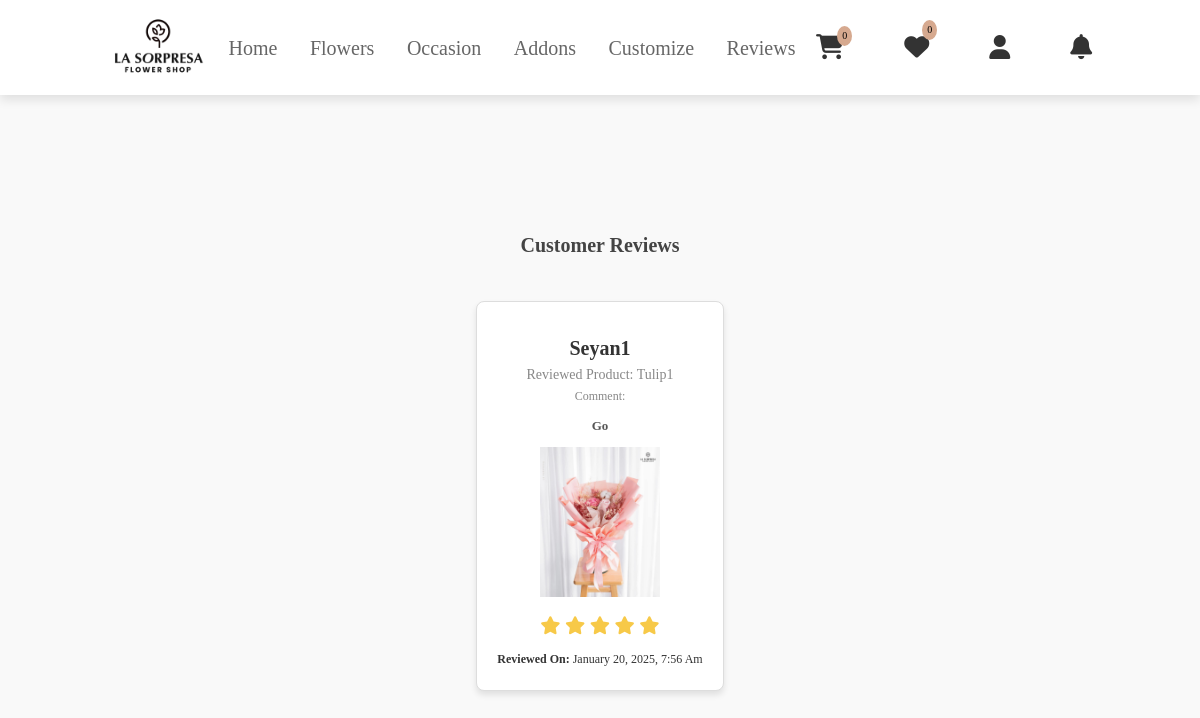
Screenshot of /users/review.php with the database file from the repository.
### tables this page shows
CREATE TABLE `reviews` (
  `review_id` int(11) NOT NULL,
  `order_id` int(11) NOT NULL,
  `product_id` int(11) NOT NULL,
  `review` text DEFAULT NULL,
  `rating` int(11) DEFAULT NULL CHECK (`rating` between 1 and 5),
  `created_at` timestamp NOT NULL DEFAULT current_timestamp(),
  `customer_id` int(11) NOT NULL
);

CREATE TABLE `customer` (
  `cust_id` int(11) NOT NULL,
  `cust_name` varchar(255) NOT NULL,
  `cust_email` varchar(255) NOT NULL,
  `cust_phone` varchar(15) NOT NULL,
  `cust_address` text NOT NULL,
  `cust_city` varchar(255) NOT NULL,
  `cust_zip` varchar(10) NOT NULL,
  `cust_s_name` varchar(255) DEFAULT NULL,
  `cust_s_phone` varchar(15) DEFAULT NULL,
  `cust_s_address` text DEFAULT NULL,
  `cust_s_city` varchar(255) DEFAULT NULL,
  `cust_s_zip` varchar(10) DEFAULT NULL,
  `cust_password` varchar(255) NOT NULL,
  `cust_datetime` datetime DEFAULT current_timestamp(),
  `cust_timestamp` timestamp NOT NULL DEFAULT current_timestamp() ON UPDATE current_timestamp(),
  `cust_status` enum('active','inactive','suspended') DEFAULT 'active'
);

CREATE TABLE `product` (
  `p_id` int(11) NOT NULL,
  `name` varchar(255) NOT NULL,
  `old_price` varchar(10) NOT NULL,
  `current_price` varchar(10) NOT NULL,
  `quantity` int(10) NOT NULL,
  `featured_photo` varchar(255) NOT NULL,
  `description` text NOT NULL,
  `short_description` text NOT NULL,
  `feature` text NOT NULL,
  `other_photo` text NOT NULL,
  `condition` text NOT NULL,
  `is_featured` int(1) NOT NULL,
  `is_active` int(1) NOT NULL,
  `ecat_id` int(11) NOT NULL
);

### users/review.php (the view, shortened to what this page needs)
<?php
include("conn.php");
try {
    $stmt = $pdo->prepare("SELECT r.review_id, r.review, r.rating, r.created_at, p.p_id, p.name AS product_name, p.featured_photo, c.cust_name
                           FROM reviews r
                           JOIN product p ON r.product_id = p.p_id
                           JOIN customer c ON r.customer_id = c.cust_id
                           ORDER BY r.created_at DESC");
    $stmt->execute();
    $reviews = $stmt->fetchAll(PDO::FETCH_ASSOC);
} catch (PDOException $e) {
    echo "Error fetching reviews: " . $e->getMessage();
    exit;
}
?>
<?php include('navuser.php'); ?>
<link rel="stylesheet" href="../css/review.css">
<body>
<h1 style="margin-top: 10rem;">Customer Reviews</h1>
<div class="container">
    <?php if (!empty($reviews)): ?>
        <?php foreach ($reviews as $review): ?>
            <a href="product-details.php?p_id=<?php echo $review['p_id']; ?>" class="review-link">
                <div class="box">
                    <div class="user">
                        <div class="user-info">
                            <h3><?php echo htmlspecialchars($review['cust_name']); ?></h3>
                            <span>Reviewed Product: <?php echo htmlspecialchars($review['product_name']); ?></span>
                        </div>
                    </div>
                    <h>Comment: </h>
                    <p><?php echo nl2br(htmlspecialchars($review['review'])); ?></p>
                    <img src="../admin/uploads/<?php echo htmlspecialchars($review['featured_photo']); ?>" alt="<?php echo htmlspecialchars($review['product_name']); ?>">
                    <div class="stars">
                        <?php for ($i = 0; $i < $review['rating']; $i++): ?>
                            <i class="fas fa-star"></i>
                        <?php endfor; ?>
                    </div>
                    <div class="review-date">
                        <strong>Reviewed on:</strong> <?php echo date("F j, Y, g:i a", strtotime($review['created_at'])); ?>
                    </div>
                </div>
            </a>
        <?php endforeach; ?>
    <?php else: ?>
        <p>No reviews available.</p>
    <?php endif; ?>
</div>
<?php include('../loading.php'); ?>

### css/footer.css (style rules this page uses)
:root { --pink: #e84393; --main: #d0bcb3; --font: #d18276; --button: #d6a98f; --footer: #e7d0c5 ; }

### css/main.css (style rules this page uses)
:root { --pink: #e84393; --main: #d0bcb3; --font: #d18276; --button: #d6a98f; }
* { margin: 0; padding: 0; font-family: "NudMotoya Maru W55 W5"; outline: none; border: none; text-decoration: none; text-transform: capitalize; transition: .2s linear; }
html { font-size: 62.5%; scroll-behavior: smooth; scroll-padding-top: 6rem; overflow-x: hidden; }
.container { display: flex; padding: 20px; }

### css/review.css (style rules this page uses)
body { font-family: "NudMotoya Maru W55 W5"; line-height: 1.6; background-color: #f9f9f9; margin: 0; padding: 20px; color: #333; display: flex; flex-direction: column; align-items: center; justify-content: center; min-height: 100vh; }
h1 { text-align: center; color: #444; margin-bottom: 20px; font-family: "NudMotoya Maru W55 W5"; }
.container { display: grid; grid-template-columns: repeat(auto-fit, minmax(250px, 1fr)); gap: 1rem; justify-items: center; align-items: center; width: 100%; max-width: 1200px; }
.box { background: #fff; border-radius: 8px; box-shadow: 0 4px 6px rgba(0, 0, 0, 0.1); border: 1px solid #ddd; padding: 20px; text-align: center; max-width: 300px; margin: 0 auto; transition: transform 0.2s ease-in-out, box-shadow 0.2s ease-in-out; }
.stars { margin-bottom: 10px; color: #f7c948; font-size: 18px; }
p { margin: 10px 0; font-size: 14px; color: #555; }
.box img { max-width: 100%; height: auto; max-height: 150px; object-fit: contain; margin-bottom: 10px; }
.box h { font-size: 1.2rem; font-family: "NudMotoya Maru W55 W5"; color: #888; }
.box p { font-family: "NudMotoya Maru W55 W5"; font-size: 1.3rem; font-weight: bold; }
.user { display: flex; align-items: center; margin-top: 10px; }
.user-info { flex-grow: 1; }
.user-info h3 { margin: 0; font-size: 2rem; color: #333; font-family: "NudMotoya Maru W55 W5"; }
.user-info span { font-size: 14px; color: #888; }
.review-date { font-size: 12px; color: yes; margin-top: 10px; text-align: right; }

### users/review.php (style rules this page uses)
.review-link { text-decoration: none; color: inherit; display: block; }

### rows the page displays
reviews: customer.cust_name "Seyan1", product.name "Tulip1", review "Go", product.featured_photo (picture), rating 5 (drawn), created_at "January 20, 2025, 7:56 Am"

### other values shown
$count "0"
